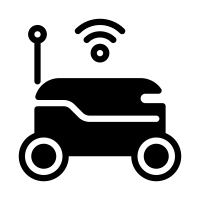
#> input picture robot.png, 200 x 200 px
$ python FOODIE.py
#> lines starting #> are read from the running program, lines starting #| are printed output that depends on the picture
import networkx as nx
import matplotlib.pyplot as plt
import matplotlib.image as mpimg
from matplotlib.offsetbox import OffsetImage, AnnotationBbox
import random
import numpy as np
from queue import PriorityQueue

# Define the parameters of a robot
class Robot:
    def __init__(self, name, location):
        self.name = name
        self.location = location
        self.path = []
        self.order = None
        self.charge = 100
        # variables for the recharging process
        self.charging_ticks = 0
        self.loading_ticks = 0

# Define the parameters of an item
class Item:
    def __init__(self, name, size, is_frozen):
        self.name = name
        self.size = size
        self.is_frozen = is_frozen

# Defining the properties of the FOODIE sim itself
class FOODIE:
    def __init__(self, terrain, num_robots):
        self.terrain = terrain # node terrain
        self.robots = [Robot(f"ROBOT {i}", "FW") for i in range(num_robots)]
        self.orders = PriorityQueue() # using a priority queue to sort orders
        self.pos = nx.spring_layout(self.terrain) # saving the positions once to avoid jumpiness
        self.obstacles = []
        self.order_locations = {}
        self.low_battery_level = 30

        # List of items that could appear on a FOODIE order
        self.possible_items = [
            Item("Watermelon", 'large', False),
            Item("Icecream", 'small', True),
            Item("Beer", 'small', False),
            Item("Burger", 'small', False),
            Item("Gallon Water", 'large', False),
            Item("Fries", 'small', False),
            Item("Grilled Cheese", 'small', False),
            Item("Popsicle", 'small', True),
            Item("Banana Bunch", 'medium', False),
            Item("Bread", 'medium', False),
            Item("Cheese", 'small', False),
            Item("Trailmix", 'small', False)
        ]

    # This function defines the bagging expert module system
    def bagger(self, robot):
        # Create a random assortment of items
        order_items = random.sample(self.possible_items, random.randint(1, len(self.possible_items)))

        # Sort the items based on their size and is_frozen attribute
        size_order = {'large': 0, 'medium': 1, 'small': 2}
        sorted_items = sorted(order_items, key=lambda x: (x.is_frozen, size_order[x.size]))

        # Define a rule base for backwards chaining
        rule_base = {
            "start": lambda: "process_item",
            "small_item": lambda: "regular_bag" if sorted_items[-1].size else "small",
            "medium_item": lambda: "regular_bag" if sorted_items[-1].size else "medium",
            "large_item": lambda: "regular_bag" if sorted_items[-1].size else "large",
            "freezer_bag": lambda: "add_item",
            "regular_bag": lambda: "add_item",
            "add_item": lambda: "check_capacity",
            "check_capacity": lambda: "new_bag" if len(bags[bag_type][-1]) >= max_items_per_bag else "continue_bagging",
            "new_bag": lambda: "process_item",
            "continue_bagging": lambda: "process_item"
        }

        regular_bags = [[]]
        freezer_bags = [[]]
        max_items_per_bag = 3  # set the limit for the number of items in each bag

        print(f"{robot.name} is bagging the order:")

        # Pack the items into bags
        for item in sorted_items:
            # Determine which bag to use
            if item.is_frozen:
                target_bags = freezer_bags
                bag_name = "Freezer Bag"
            else:
                target_bags = regular_bags
                bag_name = "Regular Bag"

            current_bag = target_bags[-1] # Get the current bag

            # Add the item to the bag or start a new bag if the current one is full
            if len(current_bag) < max_items_per_bag:
                current_bag.append(item)
                print(f"  - {item.name} ({item.size}) added to {bag_name}")
            else:
                new_bag = [item]
                target_bags.append(new_bag)
                print(f"  - {bag_name} is full, starting a new {bag_name}")
                print(f"  - {item.name} ({item.size}) added to new {bag_name}")

    # function for adding an order to the queue and set its status to waiting
    def add_order(self, location):
        priority = random.random()
        self.orders.put((priority, location))
        self.order_locations[location] = "WAITING"

    # function the uses A* to plan the route of the delivery robot
    def plan_route(self, robot):
        # No plannign if no orders
        if self.orders.empty() or robot.path:
            return
        if robot.charge <= self.low_battery_level:  # Check if the robot needs to charge
            return
        order = self.orders.get()[1]
        try:
            # Using A* to plan the route
            path_to_order = nx.astar_path(self.terrain, robot.location, order)
            path_to_FW = nx.astar_path(self.terrain, order, "FW")
            robot.path = path_to_order + path_to_FW[1:]
            robot.order = order
            self.bagger(robot) # Bag and store the order
        except nx.NetworkXNoPath: # In case of failure
            print(f"No path found for {robot.name} to {order}.")
            self.add_order(order)

    # Function for moving the robots along at each sim tick
    def move_robot(self, robot):
        # Check how many ticks the robot has been charging for and charge acccordingly
        if robot.charging_ticks > 0:
            robot.charging_ticks -= 1
            if robot.charging_ticks == 0:
                robot.charge = 100  # Fully charged
            print(f"{robot.name} charging at FW.")
            return

        # Robot spends a tick to load and bag order
        if robot.loading_ticks > 0:
            robot.loading_ticks -= 1
            if robot.loading_ticks == 0:
                robot.path.pop(0)  # Remove "loading" state
            print(f"{robot.name} loading compartment at FW.")
            return

        if robot.path:
            next_node = robot.path[0]
            if next_node == "loading":
                robot.loading_ticks = 1
            else:
                robot.path.pop(0)
                robot.location = next_node
                robot.charge -= 1  # Decrease the battery by 1 at each tick

                if robot.location == robot.order:
                    self.order_locations[robot.order] = f"Delivered by {robot.name}"
                    robot.order = "FW"
        # Time for a charge
        if robot.location == "FW" and robot.charge <= 30:
            robot.charging_ticks = 5  # Set the charging_ticks to 5

    # Function for running the simultion, plannign and moving together
    def simulate(self):
        while not self.orders.empty():
            for robot in self.robots:
                self.plan_route(robot)
                self.move_robot(robot)
            self.draw_terrain()
            plt.pause(.5) # Set the tick rate

    # Function for drawing terrain and creating graphics on the nodes
    def draw_terrain(self):
        plt.clf()
        #Customize the terrain
        nx.draw(self.terrain, self.pos, with_labels=True, node_color='#83AF9B', node_size=1000, font_size=14, font_weight='bold', font_color='white')

        robot_img = mpimg.imread('robot.png')  # Read the robot image

        for i, robot in enumerate(self.robots):
            if robot.location in self.pos:
                img_pos = self.pos[robot.location]
                imagebox = OffsetImage(robot_img, zoom=0.3)  # Adjust the zoom value to scale the robot image
                imagebox.image.axes = plt.gca()

                ab = AnnotationBbox(imagebox, (img_pos[0], img_pos[1]), frameon=False)
                plt.gca().add_artist(ab)

                # Adding and managing the status labels
                label = f"{robot.name} ({robot.charge}%)"
                if robot.path:
                    label += " -> " + ("RETURNING" if robot.order == "FW" and robot.path[-1] == "FW" else str(robot.order))
                plt.text(img_pos[0]-0.08, img_pos[1]+0.07, label, fontsize=12, color='red')

        # Customizing order nodes
        for location, status in self.order_locations.items():
            if status == "WAITING":
                nx.draw_networkx_nodes(self.terrain, self.pos, nodelist=[location], node_color='#F3E0BE', node_size=1500, node_shape='o')
                nx.draw_networkx_labels(self.terrain, self.pos, {location: "ORDER"}, font_size=12, font_weight='bold', font_color='black')
            else:
                nx.draw_networkx_nodes(self.terrain, self.pos, nodelist=[location], node_color='#83AF9B', node_size=1500, node_shape='o')

        # Custom red dashed design for obstacle connections
        for u, v in self.obstacles:
            x1, y1 = self.pos[u]
            x2, y2 = self.pos[v]
            plt.plot([x1, x2], [y1, y2], 'r--')

        # Generate the order list for each of the order statuses
        plt.gca().set_title("FOODIE OVERVIEW:")
        order_list_text = ""
        for location, status in self.order_locations.items():
            assigned_robot = None
            for robot in self.robots:
                if robot.order == location:
                    assigned_robot = robot.name
                    break
            order_list_text += f"Order at {location} - Status: {status} - Assigned to: {assigned_robot if assigned_robot else 'Not assigned'}\n"
        plt.gca().text(0.02, 0.02, order_list_text, fontsize=10, color='black', transform=plt.gca().transAxes)

        # Reveal the plot
        plt.show(block=False)

# Function that turns a set percentage of the edges into obstacles randomly
def create_random_obstacles(G, p):
    obstacles = []
    for (u, v) in list(G.edges):
        if random.random() < p:
            G.remove_edge(u, v)
            if not nx.is_connected(G):
                # If the graph is not connected, re-add the edge
                G.add_edge(u, v)
            else:
                obstacles.append((u, v))
    return obstacles

def main():
    G = nx.grid_2d_graph(10, 10) # 10x10 grid of nodes
    G = nx.convert_node_labels_to_integers(G, first_label=1, ordering="sorted")
    G = nx.relabel_nodes(G, {node: str(node) for node in G.nodes()})  # Convert node labels to strings
    G.add_node("FW")  # Add the warehouse node
    random_node = random.choice([node for node in G.nodes() if node != "FW"])
    G.add_edge("FW", random_node)

    foodie = FOODIE(G, 3)  # 3 robots for demo
    foodie.pos = nx.kamada_kawai_layout(G)  # Use kamada_kawai_layout to minimize edge crossings and node overlaps
    foodie.obstacles = create_random_obstacles(G, 0.3)  # 30% chance of an obstacle

    for _ in range(10):  # 10 orders for demo
        foodie.add_order(random.choice(list(G.nodes)))
        foodie.simulate()
#> in draw_terrain, robot_img is the input picture: shape (200, 200, 4) float32; mean R, G, B, A 0, 0, 0, 0.287
#> in draw_terrain, `plt.show(block=False)`:
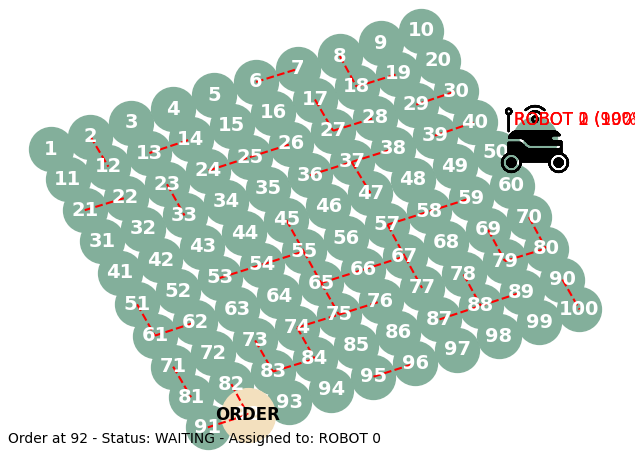
#> figure drawn by matplotlib, 1 panel

if __name__ == "__main__":
    main()
